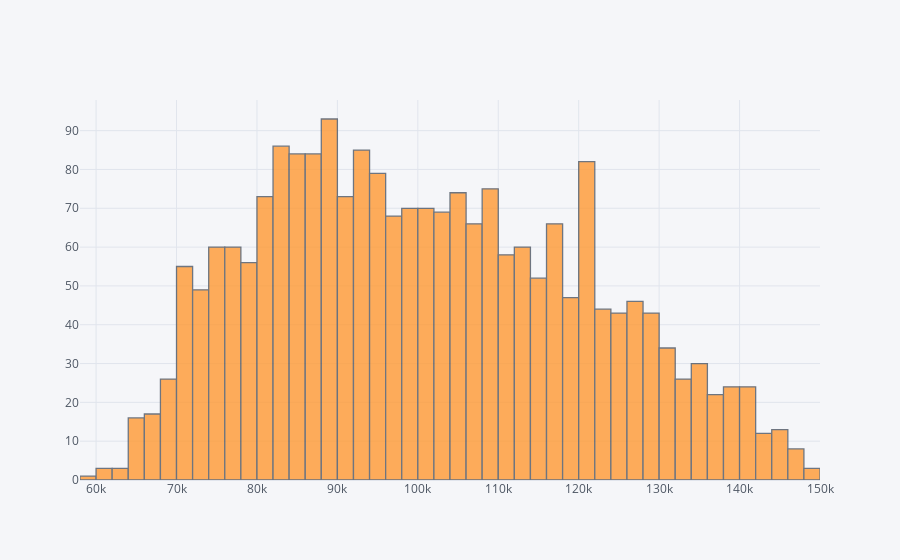

Write notebook code for a chart like this one.
### Code cell
#Display of data mw
dfrto[['mw']].iplot(kind='hist')

### Figure 1 — Plotly figure (JSON) as saved in the notebook; plotly's stock layout.template omitted (floating-point values rounded to 4 significant figures; data arrays with more than 128 entries replaced by an {"elided": "..."} marker saying what was removed)
{"data": [{"histfunc": "count", "histnorm": "", "marker": {"color": "rgba(255, 153, 51, 1.0)", "line": {"color": "#4D5663", "width": 1.3}}, "name": "mw", "opacity": 0.8, "orientation": "v", "type": "histogram", "x": {"elided": "2232 float values"}}], "layout": {"barmode": "overlay", "legend": {"bgcolor": "#F5F6F9", "font": {"color": "#4D5663"}}, "paper_bgcolor": "#F5F6F9", "plot_bgcolor": "#F5F6F9", "title": {"font": {"color": "#4D5663"}}, "xaxis": {"gridcolor": "#E1E5ED", "showgrid": true, "tickfont": {"color": "#4D5663"}, "title": {"font": {"color": "#4D5663"}, "text": ""}, "zerolinecolor": "#E1E5ED"}, "yaxis": {"gridcolor": "#E1E5ED", "showgrid": true, "tickfont": {"color": "#4D5663"}, "title": {"font": {"color": "#4D5663"}, "text": ""}, "zerolinecolor": "#E1E5ED"}}}
